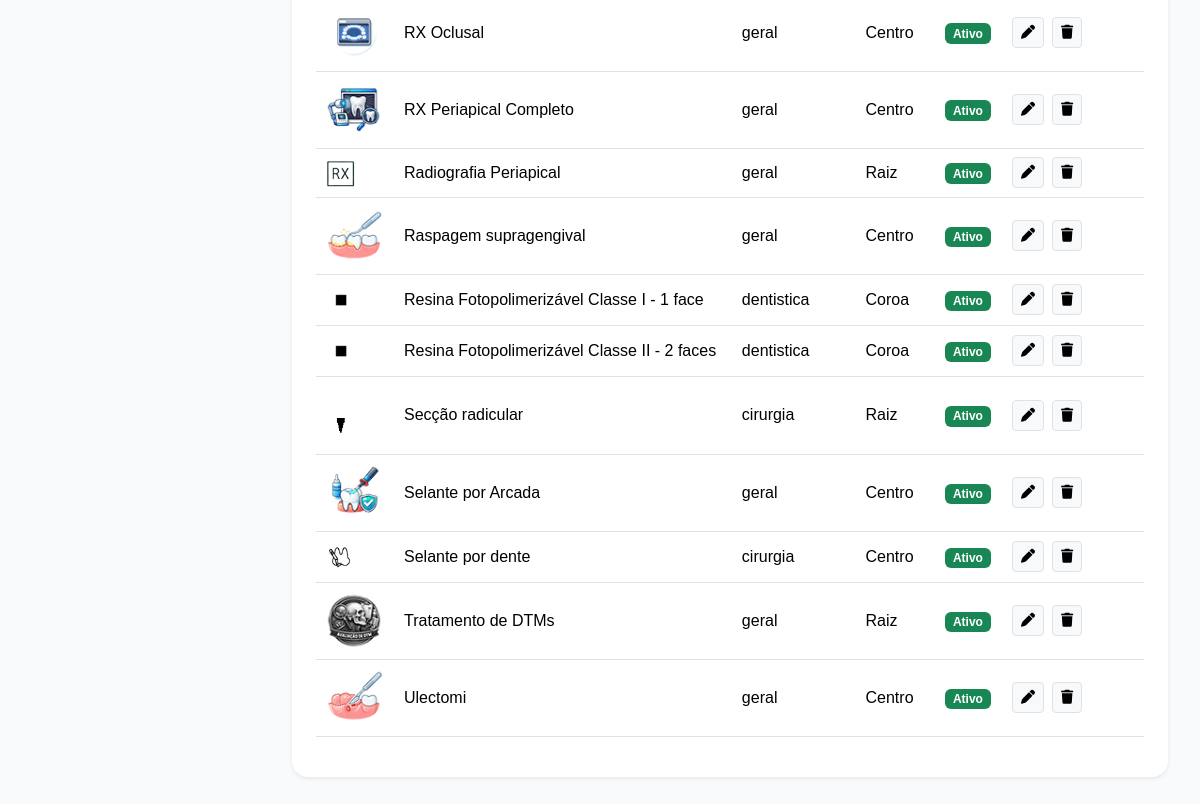
/procedimentos/ (signed in, lower part), run on an earlier commit of the app's database.
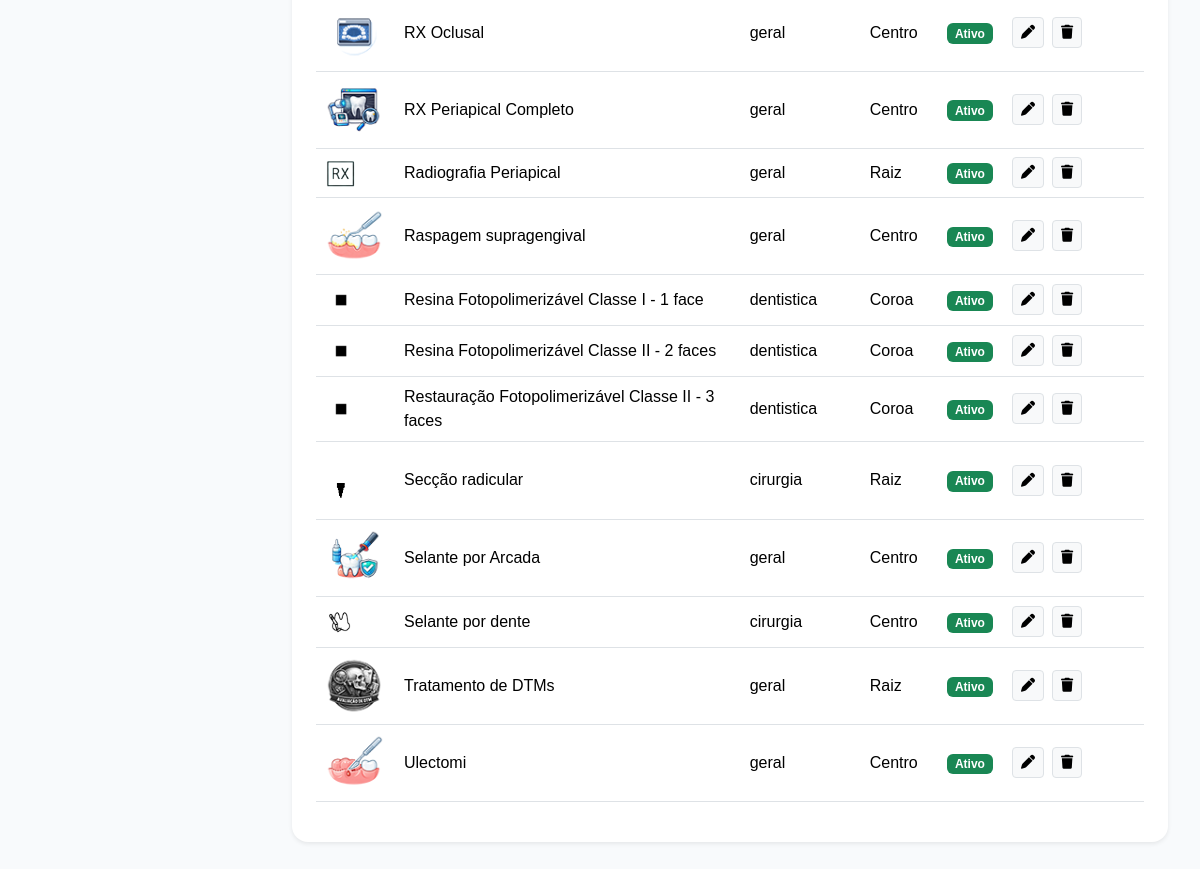
And on a later commit of the database.
### accounts/models.py (models this page shows, shortened)
class Procedimento(models.Model):
    CATEGORIAS = [
        ('diagnostico', 'Diagnóstico'),
        ('dentistica', 'Dentística'),
        ('endodontia', 'Endodontia'),
        ('periodontia', 'Periodontia'),
        ('cirurgia', 'Cirurgia'),
        ('protese', 'Prótese'),
        ('implantodontia', 'Implantodontia'),
        ('ortodontia', 'Ortodontia'),
        ('geral', 'Geral')
    ]
    TIPOS = [
        ('dente', 'Por Dente'),
        ('hemiarcada', 'Hemi-Arcada'),
        ('geral', 'Geral'),
        ('cirurgia', 'Cirurgia')
    ]
    POSICOES = [
        ('coroa', 'Coroa'),
        ('raiz', 'Raiz'),
        ('oclusal', 'Oclusal'),
        ('vestibular', 'Vestibular'),
        ('lingual', 'Lingual'),
        ('centro', 'Centro')
    ]
    STATUS = [
        ('realizar', 'A Realizar'),
        ('andamento', 'Em Andamento'),
        ('realizado', 'Realizado'),
        ('cancelado', 'Cancelado'),
        ('reavaliar', 'Reavaliar')
    ]
    nome = models.CharField(
        max_length=255
    )
    categoria = models.CharField(
        max_length=100,
        choices=CATEGORIAS,
        default='geral'
    )
    tipo = models.CharField(
        max_length=50,
        choices=TIPOS,
        default='dente'
    )
    status = models.CharField(
        max_length=30,
        choices=STATUS,
        default='realizar'
    )
    icone = models.CharField(
        max_length=100,
        blank=True,
        null=True
    )
    arquivo_icone = models.CharField(
        max_length=255,
        blank=True,
        null=True
    )
    posicao_icone = models.CharField(
        max_length=30,
        choices=POSICOES,
        default='centro'
    )
    valor_particular = models.DecimalField(
        max_digits=10,
        decimal_places=2,
        default=0
    )
    valor_convenio = models.DecimalField(
        max_digits=10,
        decimal_places=2,
        default=0
    )
    tempo_estimado = models.IntegerField(
        default=60,
        help_text='Tempo em minutos'
    )
    custo_clinico = models.DecimalField(
        max_digits=10,
        decimal_places=2,
        default=0
    )
    ativo = models.BooleanField(
        default=True
    )
    ordem = models.IntegerField(
        default=0
    )
    criado_em = models.DateTimeField(
        auto_now_add=True
    )
    class Meta:
        ordering = ['categoria', 'ordem', 'nome']
        verbose_name = 'Procedimento'
        verbose_name_plural = 'Procedimentos'

### accounts/views.py (the view, shortened to what this page needs)
@login_required(login_url='/')
def procedimentos(request):
    procedimentos = Procedimento.objects.all().order_by(
        'ordem',
        'nome'
    )
    mini_path = os.path.join(
        settings.BASE_DIR,
        'static',
        'img',
        'procedimentos',
        'mini'
    )
    full_path = os.path.join(
        settings.BASE_DIR,
        'static',
        'img',
        'procedimentos',
        'full'
    )
    mini_icons = []
    full_icons = []
    if os.path.exists(mini_path):
        mini_icons = [
            arquivo
            for arquivo in os.listdir(mini_path)
            if arquivo.lower().endswith((
                '.png',
                '.svg',
                '.webp',
                '.jpg',
                '.jpeg'
            ))
        ]
    if os.path.exists(full_path):
        full_icons = [
            arquivo
            for arquivo in os.listdir(full_path)
            if arquivo.lower().endswith((
                '.png',
                '.svg',
                '.webp',
                '.jpg',
                '.jpeg'
            ))
        ]
    icones = sorted(
        list(
            set(
                mini_icons + full_icons
            )
        )
    )
    print(icones)
    form = ProcedimentoForm()
    context = {
        'form': form,
        'procedimentos': procedimentos,
        'icones': icones
    }
    return render(
        request,
        'accounts/procedimentos.html',
        context
    )

### accounts/templates/accounts/procedimentos.html (shortened to what this page needs)
{% extends 'accounts/base.html' %}
{% load static %}
{% block content %}
<div class="container-fluid py-4">
<div class="card shadow-sm border-0 rounded-4">
    <div class="card-body p-4">
        <div class="table-responsive">
            <table class="table align-middle">
                <tbody>
                    {% for procedimento in procedimentos %}
                    <tr>
                        <td width="80">
{% if procedimento.tipo == 'hemiarcada' or procedimento.tipo == 'geral' %}
    <img
        src="{% static 'img/procedimentos/full/' %}{{ procedimento.arquivo_icone }}"
        width="60"
        style="object-fit:contain;"
    >
{% else %}
    <img
        src="{% static 'img/procedimentos/mini/' %}{{ procedimento.arquivo_icone }}"
        width="34"
        style="object-fit:contain;"
    >
{% endif %}
                        </td>
                        <td>
                            {{ procedimento.nome }}
                        </td>
                        <td>
                            {{ procedimento.categoria }}
                        </td>
                        <td>
                            {{ procedimento.get_posicao_icone_display }}
                        </td>
                        <td>
                            {% if procedimento.ativo %}
                                <span class="badge bg-success">
                                    Ativo
                                </span>
                            {% else %}
                                <span class="badge bg-secondary">
                                    Inativo
                                </span>
                            {% endif %}
                        </td>
                        <td>
                            <div class="d-flex gap-2">
                                <a
                                    href="{% url 'editar_procedimento' procedimento.id %}"
                                    class="btn btn-sm btn-light border"
                                    title="Editar"
                                >
                                    <i class="fa-solid fa-pen"></i>
                                </a>
                                <a
                                    href="{% url 'excluir_procedimento' procedimento.id %}"
                                    class="btn btn-sm btn-light border"
                                    title="Excluir"
                                    onclick="return confirm('Deseja excluir este procedimento?')"
                                >
                                    <i class="fa-solid fa-trash"></i>
                                </a>
                            </div>
                        </td>
                    </tr>
                    {% empty %}
                    <tr>
                        <td colspan="6" class="text-center text-muted py-4">
                            Nenhum procedimento cadastrado.
                        </td>
                    </tr>
                    {% endfor %}
                </tbody>
            </table>
        </div>
    </div>
</div>
</div>
{% endblock %}

What changed in the data, as far as the page shows it:
added Procedimento: arquivo_icone (picture), nome "Restauração Fotopolimerizável Classe II - 3 faces", categoria "dentistica", posicao_icone "Coroa", ativo "Ativo"
